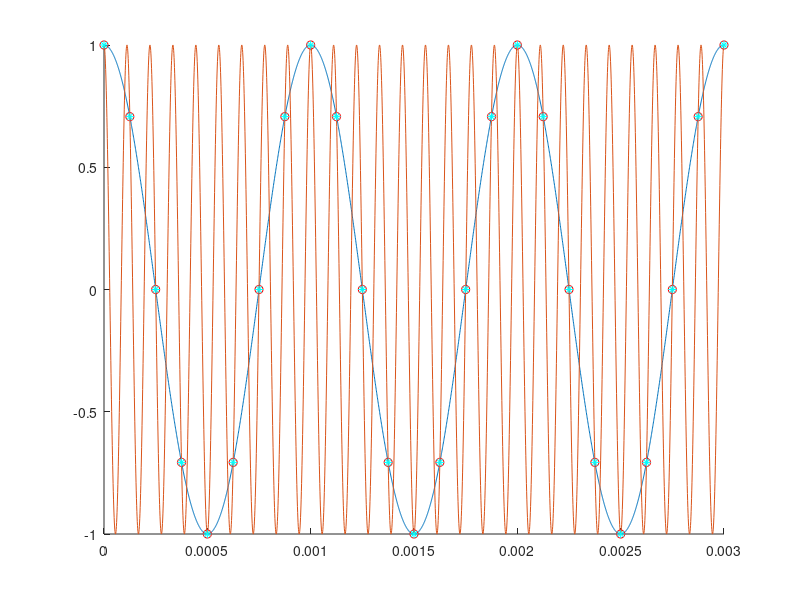

Here is the MATLAB script that generated this plot: (Note: this script raises an error after producing the figure.)
%% Question 1
%(A)
time = [0:1/1000000:3/1000];
g1 = cos(2*pi*(1000)*time);
g2 = cos(2*pi*(9000)*time);
figure(1)
hold on
plot(time, g1)
plot(time, g2)

%(B)
time = [0:1/8000:3/1000]; %sampling now at 8ksps
g1 = cos(2*pi*(1000)*time);
g2 = cos(2*pi*(9000)*time);
plot(time, g1, 'ro')
plot(time, g2, 'c*')

%(C)
%TODO/See paper

%% Question 2
%See paper

%% Question 3 works sort of, part D gives issues??? Ask about later
%(A)
n = 0:50;
a = [1 -1.3 0.72 0.081 -0.3645];
b = [2 2.8 1.6 -0.4 -1.2];
h = impz(b, a, n);
stem(h)

%(B)
figure(3)
for m = 0:75
    if m <= 30
        x(m+1) = m*(30-m);
    else
        x(m+1) = 0;
    end
end
z = filter(b, a, x);
stem(z)

%(C)
figure(4)
d = conv(h, x);
stem(d)

%(D)
sizeD = size(d)
sizeZ = size(z)
C = z(1, 1:76) == d(1, 1:76)
if z(1, 1:76) == d(1, 1:76)
   test = 'Equal!'
else
  test ='Not Equal!'
end

%% Question 4
%(A)
%See paper

%(B)
%load in our audio file as specified in handout
[x_long,Fs] = audioread('guitar10min.ogg');
x = x_long(55*Fs:65*Fs,1);
x = x/max(abs(x));
obj1 = audioplayer(x,Fs);

%Find blocksize and number of blocks
%Probably a more efficient way to do this???
num = size(x);
num = num(1);
factors = factor(num);
blocksize = factors(3);
blocks = factors(1) * factors(2);
windowsize = 151;

%Reshape array for use with our running mean functions
blockedSignal = reshape(x,[blocksize, blocks])';

%Create our lowpass filter
lowpass = [];
s = init_running_mean(windowsize, blocksize);
for index = 1:blocks
[y, s] = calc_running_mean(blockedSignal(index, :), s);
lowpass = horzcat(lowpass, y);
end
obj2 = audioplayer(lowpass, Fs);

%Create our highpass filter
delay = (windowsize-1)/2;
delayMatrix = zeros(1, delay);
delayedSignal = horzcat(delayMatrix, x');
highpass = delayedSignal(1,1:end-delay) - lowpass;
obj3 = audioplayer(highpass, Fs);

%Create our audio mixer. Change the lowpass coefficient for more/less bass,
%change the highpass coefficient for more/less highs
mixer = 5*lowpass + 1*highpass;
mixer = mixer/max(abs(mixer)); %Normalize values to +/- 1
obj4 = audioplayer(mixer, Fs);
%% Question 5
%See paper
